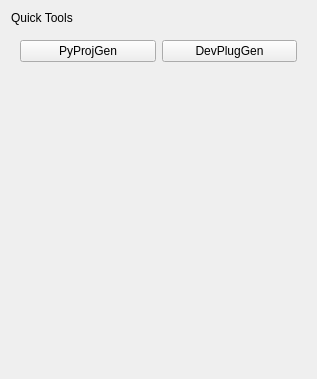
<?xml version="1.0" encoding="UTF-8"?>
<ui version="4.0">
 <class>Form</class>
 <widget class="QWidget" name="Form">
  <property name="geometry">
   <rect>
    <x>0</x>
    <y>0</y>
    <width>317</width>
    <height>379</height>
   </rect>
  </property>
  <property name="windowTitle">
   <string>Form</string>
  </property>
  <layout class="QGridLayout" name="gridLayout">
   <item row="1" column="0">
    <widget class="QLabel" name="label">
     <property name="text">
      <string>Quick Tools</string>
     </property>
    </widget>
   </item>
   <item row="3" column="0">
    <spacer name="verticalSpacer">
     <property name="orientation">
      <enum>Qt::Vertical</enum>
     </property>
     <property name="sizeHint" stdset="0">
      <size>
       <width>20</width>
       <height>40</height>
      </size>
     </property>
    </spacer>
   </item>
   <item row="2" column="0">
    <widget class="QWidget" name="widget" native="true">
     <layout class="QGridLayout" name="gridLayout_2">
      <item row="1" column="1">
       <widget class="QPushButton" name="pushButton_2">
        <property name="text">
         <string>DevPlugGen</string>
        </property>
       </widget>
      </item>
      <item row="1" column="0">
       <widget class="QPushButton" name="pushButton_4">
        <property name="text">
         <string>PyProjGen</string>
        </property>
       </widget>
      </item>
     </layout>
    </widget>
   </item>
  </layout>
 </widget>
 <resources/>
 <connections/>
 <slots>
  <slot>myFunc()</slot>
 </slots>
</ui>
